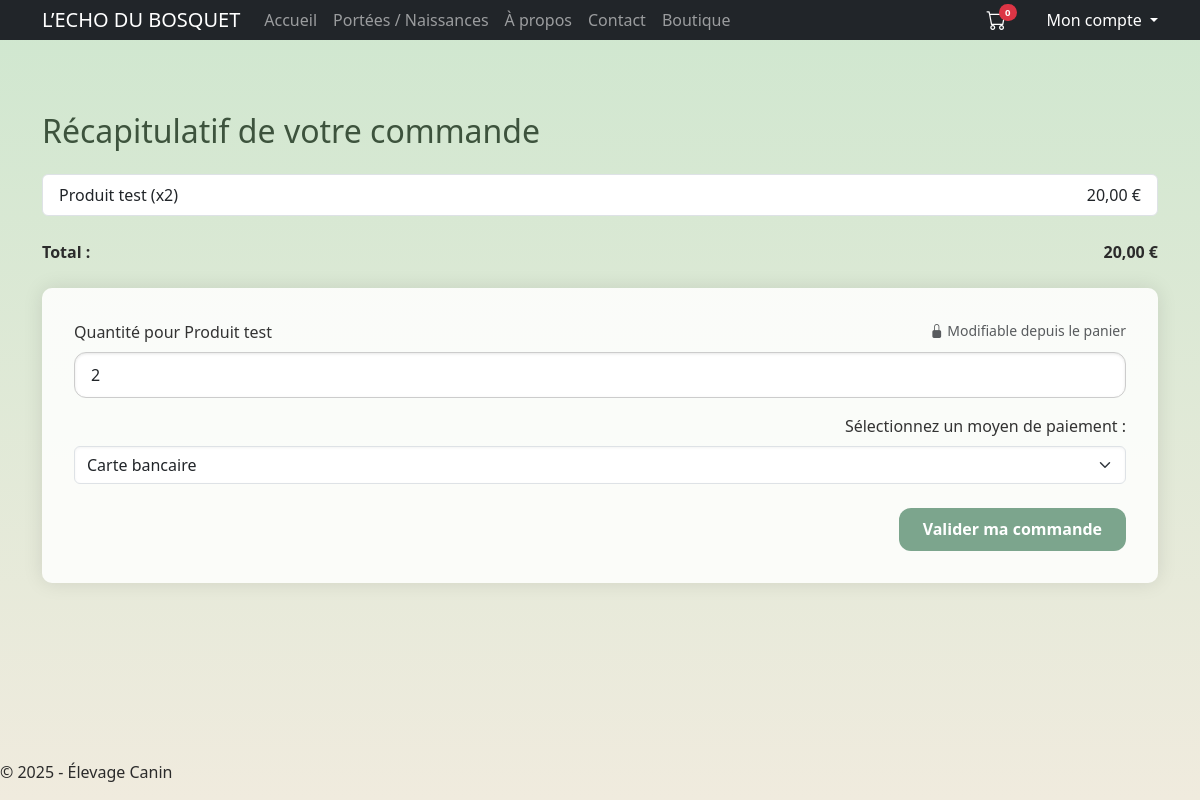
The app's page /commande/ (signed in) with its own data.
### boutique/models.py (models this page shows, shortened)
class ProduitsPanier(models.Model):
    panier = models.ForeignKey(Panier, on_delete=models.CASCADE, related_name='produits')
    produit = models.ForeignKey('Produit', on_delete=models.CASCADE)
    quantite = models.PositiveIntegerField(default=1)
    def sous_total(self):
        return self.produit.prix * self.quantite

class Produit(models.Model):
    nom = models.CharField(max_length=100)
    description = models.TextField(blank=True)
    prix = models.DecimalField(max_digits=8, decimal_places=2)
    stock = models.PositiveIntegerField(default=0)  # 🔁 remplacé
    nombre_ventes = models.PositiveIntegerField(default=0)  # 🔁 ajouté
    image = models.ImageField(upload_to='produits/', blank=True, null=True)
    actif = models.BooleanField(default=True)
    seuil_alerte = models.PositiveIntegerField(default=0, verbose_name="Seuil d’alerte stock")

### boutique/views.py (the view, shortened to what this page needs)
# urls.py: path('commande/', views.commande_view, name='commande'),
@login_required
def commande_view(request):
    panier = Panier.objects.filter(utilisateur=request.user).first()
    produits = panier.produits.select_related('produit') if panier else []
    total = sum(item.quantite * item.produit.prix for item in produits)
    context = {
        'produits': produits,
        'total': total,
    }
    return render(request, 'boutique/commande.html', context)

### boutique/templates/boutique/commande.html (shortened to what this page needs)
{% extends 'base.html' %}
{% block content %}
<div class="container mt-5">
  <h2 class="mb-4">Récapitulatif de votre commande</h2>
  {% if produits %}
  <ul class="list-group mb-4">
    {% for item in produits %}
    <li class="list-group-item d-flex justify-content-between align-items-center">
      {{ item.produit.nom }} (x{{ item.quantite }})
      <span>{{ item.sous_total }} €</span>
    </li>
    {% endfor %}
  </ul>
  <div class="d-flex justify-content-between align-items-center mb-4">
    <strong>Total :</strong>
    <strong>{{ total }} €</strong>
  </div>
  <div class="text-end">
    <form method="post">
      {% for item in produits %}
      <div class="mb-3">
        <label for="quantite_{{ item.id }}" class="form-label d-flex justify-content-between">
          Quantité pour {{ item.produit.nom }}
          <small class="text-muted"><i class="bi bi-lock-fill"></i> Modifiable depuis le panier</small>
        </label>
        <input type="number" class="form-control no-spinner" id="quantite_{{ item.id }}" name="quantite_{{ item.id }}"
          value="{{ item.quantite }}" min="1" max="{{ item.produit.stock }}" required readonly>
      </div>
      {% endfor %}
      <div class="mb-4">
        <label for="moyen_paiement" class="form-label">Sélectionnez un moyen de paiement :</label>
        <select name="moyen_paiement" id="moyen_paiement" class="form-select" required>
          <option value="carte">Carte bancaire</option>
        </select>
      </div>
      <div class="text-end">
        <button type="submit" class="btn btn-custom">
          Valider ma commande
        </button>
      </div>
    </form>
  </div>
  {% endif %}
</div>
{% endblock %}

### elevage_site/static/css/style.css (style rules this page uses)
body { background: linear-gradient(to bottom, #cfe7cf, #f0ebde); font-family: 'Segoe UI', sans-serif; color: #2b2b2b; margin: 0; padding: 0; }
h1, h2, h3 { color: #3d533d; }
.btn-custom { background-color: #a6c8a1; color: white; border: none; border-radius: 8px; padding: 8px 16px; }
.btn-custom { background-color: #a6c8a1; color: white; border: none; border-radius: 8px; padding: 10px 20px; font-size: 1rem; transition: background-color 0.2s ease; }
input[type=number].no-spinner { appearance: none; -webkit-appearance: none; -moz-appearance: textfield; }
form .form-control, form .form-check-input, form textarea.form-control { border-radius: 0.75rem; box-shadow: inset 0 1px 3px rgba(0, 0, 0, 0.1); border: 1px solid #ccc; padding: 0.6rem 1rem; font-size: 1rem; transition: border-color 0.3s, box-shadow 0.3s; }
form label { font-weight: 600; color: #333; margin-bottom: 0.3rem; display: block; }
form .btn-custom { background-color: #7ca58d; color: white; border: none; padding: 0.6rem 1.5rem; font-weight: 600; border-radius: 0.75rem; transition: background-color 0.3s ease; }
form { background-color: rgba(255, 255, 255, 0.85); padding: 2rem; border-radius: 10px; box-shadow: 0 0 20px rgba(0, 0, 0, 0.1); }
.form-control, textarea, select { border-radius: 5px; border: 1px solid #ccc; padding: 0.6rem; background-color: #fff; box-shadow: inset 0 1px 3px rgba(0, 0, 0, 0.05); }
form label { font-weight: 500; display: block; margin-bottom: 0.4rem; }

### records on screen
ProduitsPanier: produit.nom "Produit test", quantite "2", sous_total "20,00"

### other values on screen
{{ total }} "20,00"
